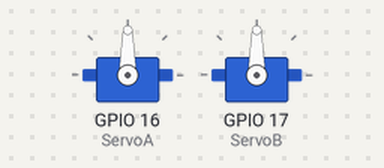
Bench run of a sketch on a simulated ESP32. On the bench: 2 × servo. What the sketch prints to the serial monitor is not drawn.

Above: at 0.05 s.
At 5.0 s:
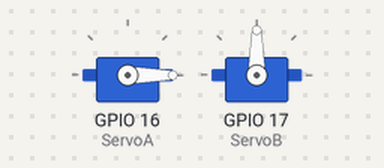
At 10.0 s:
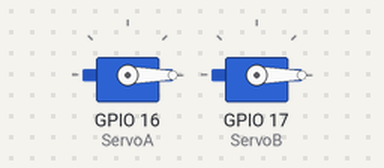
Timing chart, 0 to 13.0 s (numbered marks = the images above):
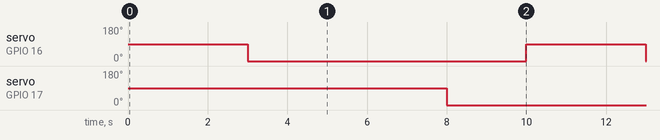

Measured:
- by itself, servo on GPIO 16 (ServoA), servo on GPIO 17 (ServoB): alternates 90° for 3.0 s and 0° for 7.0 s

The sketch:

test_servo.ino
```cpp
#include <ESP32Servo.h>
#define ServoA 			        16
#define ServoB 			        17
Servo myServoA, myServoB;
void controlServo(Servo &s);
void setup() {
  // put your setup code here, to run once:
    myServoA.attach(ServoA);
    myServoB.attach(ServoB);
    Serial.println("setup done");
}

void loop() {
  // put your main code here, to run repeatedly:
    controlServo(myServoA);
    delay(2000);
    controlServo(myServoB);
    delay(2000);
}
void controlServo(Servo &s){
    s.write(90);
    delay(3000);
    s.write(0);
}
```
